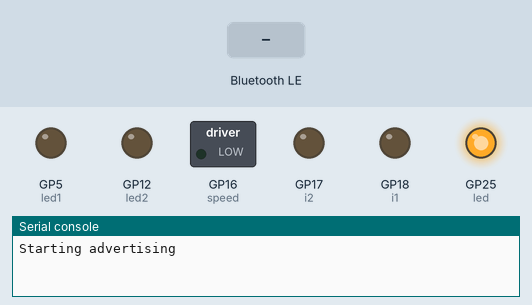
Simulated run of this program. Board: Raspberry Pi Pico running MicroPython. On the bench: switched loads named in the program (green lamp = pin HIGH), output pins drawn as LEDs (lit = HIGH), the last lines printed to the serial console. Inputs (shaded band) come from the test bench. Nothing arrives over Bluetooth unless stated.

Above: at 1.2 s.
1.3 s: "prs3" written over Bluetooth
At 2.3 s:
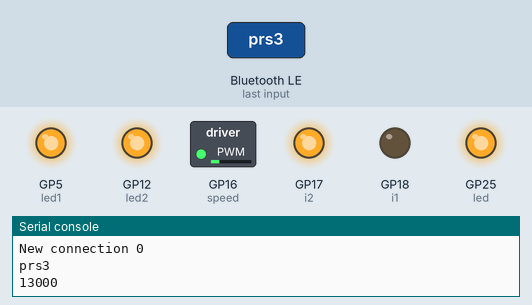
4.3 s: "stop" written over Bluetooth
At 7.0 s:
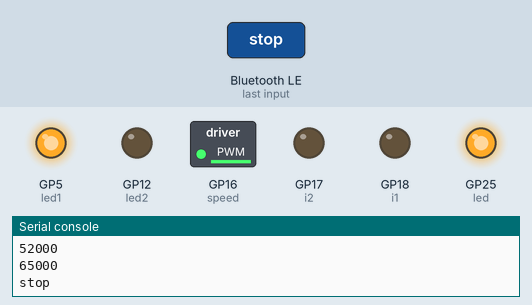
7.3 s: "prs1" written over Bluetooth
At 8.4 s:
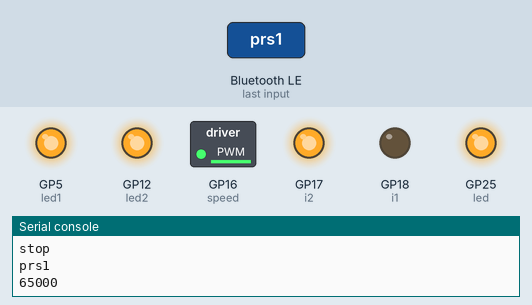
Timing chart, 0 to 10.3 s (numbered marks = the images above; inputs shaded):
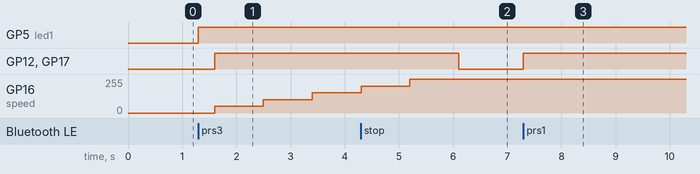

The program:

pico_ble.py
```python
import bluetooth
import random
import struct
import time
from machine import Pin
from ble_advertising import advertising_payload
from machine import UART
from machine import PWM
from micropython import const

_IRQ_CENTRAL_CONNECT = const(1)
_IRQ_CENTRAL_DISCONNECT = const(2)
_IRQ_GATTS_WRITE = const(3)

_FLAG_READ = const(0x0002)
_FLAG_WRITE_NO_RESPONSE = const(0x0004)
_FLAG_WRITE = const(0x0008)
_FLAG_NOTIFY = const(0x0010)

_UART_UUID = bluetooth.UUID("6E400001-B5A3-F393-E0A9-E50E24DCCA9E")
_UART_TX = (
    bluetooth.UUID("6E400003-B5A3-F393-E0A9-E50E24DCCA9E"),
    _FLAG_READ | _FLAG_NOTIFY,
)
_UART_RX = (
    bluetooth.UUID("6E400002-B5A3-F393-E0A9-E50E24DCCA9E"),
    _FLAG_WRITE | _FLAG_WRITE_NO_RESPONSE,
)
_UART_SERVICE = (
    _UART_UUID,
    (_UART_TX, _UART_RX),
)

uart = UART(0, baudrate=9600, tx=Pin(0), rx=Pin(1))
i1 = Pin(18, Pin.OUT)
i2 = Pin(17, Pin.OUT)
speed = PWM(Pin(16))
speed.freq(1000)
full = 65000
led = Pin("LED", Pin.OUT)
led1 = Pin(5, Pin.OUT)
led2 = Pin(12, Pin.OUT)
led.on()
class BLESimplePeripheral:
    def __init__(self, ble, name="cable_cam"):
        self._ble = ble
        self._ble.active(True)
        self._ble.irq(self._irq)
        ((self._handle_tx, self._handle_rx),) = self._ble.gatts_register_services((_UART_SERVICE,))
        self._connections = set()
        self._write_callback = None
        self._payload = advertising_payload(name=name, services=[_UART_UUID])
        self._advertise()

    def _irq(self, event, data):
        if event == _IRQ_CENTRAL_CONNECT:
            conn_handle, _, _ = data
            print("New connection", conn_handle)
            led1.on()
            self._connections.add(conn_handle)
        elif event == _IRQ_CENTRAL_DISCONNECT:
            conn_handle, _, _ = data
            print("Disconnected", conn_handle)
            i1.off()
            i2.off()
            led1.off()
            self._connections.remove(conn_handle)
            self._advertise()
        elif event == _IRQ_GATTS_WRITE:
            conn_handle, value_handle = data
            value = self._ble.gatts_read(value_handle)
            if value_handle == self._handle_rx and self._write_callback:
                self._write_callback(value)

    def send(self, data):
        for conn_handle in self._connections:
            self._ble.gatts_notify(conn_handle, self._handle_tx, data)

    def is_connected(self):
        return len(self._connections) > 0

    def _advertise(self, interval_us=500000):
        print("Starting advertising")
        self._ble.gap_advertise(interval_us, adv_data=self._payload)

    def on_write(self, callback):
        self._write_callback = callback


def main():
    def stop():
        i1.off()
        i2.off()
        led2.off()
    def pr1():
        run_motor(100)
    def pr3():
        k = 0
        #run_motor(100)
        time.sleep(0.3)
        for i in range(5):
            k += 20
            run_motor(k)
            time.sleep(0.9)
    def pr4():
        run_motor(100)
        time.sleep(0.3)
        stop()
        time.sleep(0.3)
        run_motor(100)
        time.sleep(0.3)
        stop()
        time.sleep(0.3)
        run_motor(100)
    def pr5():
        pass
    def run_motor(pwm_num):
        led2.on()
        print(round(abs(full*pwm_num*0.01)))
        speed.duty_u16(round(abs(full*pwm_num*0.01)))
        if pwm_num < 0:
            i1.on()
            i2.off()
        elif pwm_num > 0:
            i1.off()
            i2.on()
        elif pwm_num == 0:
            stop()

    ble = bluetooth.BLE()
    p = BLESimplePeripheral(ble)
    def on_rx(v):
        v = v.decode().rstrip("\r\n")
        print(v)
        if v == "prs1":
            pr1()
        elif v == "stop":
            stop()
        elif v == "prs3":
            pr3()
        elif v == "prs4":
            prs4()
        else:
            try:
                run_motor(int(v))
            except ValueError:
                 pass
    p.on_write(on_rx)
    while True:
        if p.is_connected():
            pass

if __name__ == "__main__":
    main()
```

Measured:
- after the input at 1.3 s, GP5 (led1): LOW → HIGH at once; GP12 (led2), GP17 (i2): LOW → HIGH after 0.30 s; GP16 (speed): 0/255 → 51/255 after 0.30 s, → 101/255 0.90 s later, → 152/255 0.90 s later
- after the input at 4.3 s, GP12 (led2), GP17 (i2): HIGH → LOW after 1.8 s
- after the input at 7.3 s, GP12 (led2), GP17 (i2): LOW → HIGH at once
